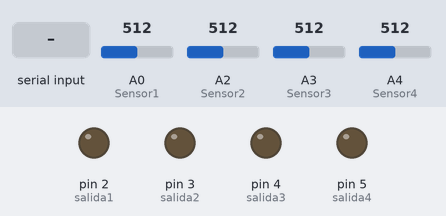
This sketch was run on a simulated Arduino Uno, built with avr-gcc and run on an emulated ATmega328P. On the bench: output pins drawn as LEDs (lit = HIGH). Inputs (shaded band) come from the test bench; at power-on: A0 (Sensor1) = 512, A2 (Sensor2) = 512, A3 (Sensor3) = 512, A4 (Sensor4) = 512. What the sketch prints to the serial monitor is not drawn.

Above: at 1.2 s.
1.3 s: "B" received over Serial
At 2.4 s:
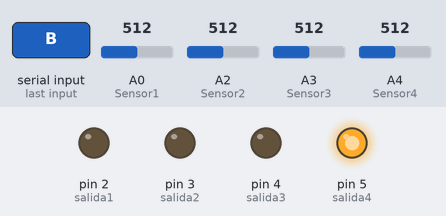
3.5 s: byte 75 ('K') received over Serial
At 5.2 s:
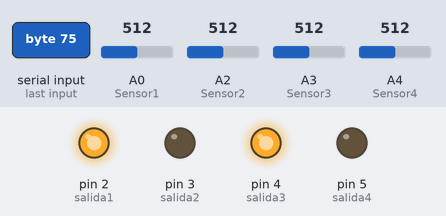
5.5 s: byte 76 ('L') received over Serial
At 6.8 s:
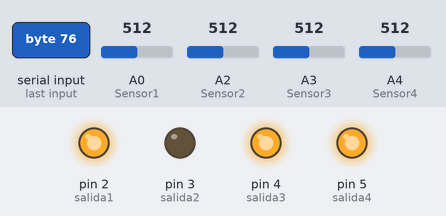
7.5 s: byte 77 ('M') received over Serial
At 8.4 s:
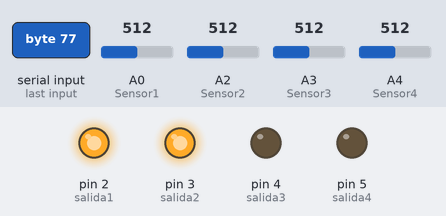
9.5 s: byte 78 ('N') received over Serial
At 11.2 s:
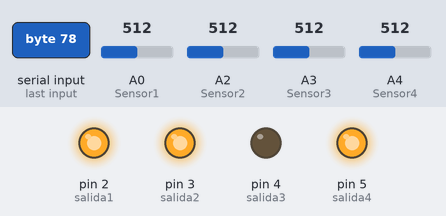
11.5 s: byte 79 ('O') received over Serial
At 12.8 s:
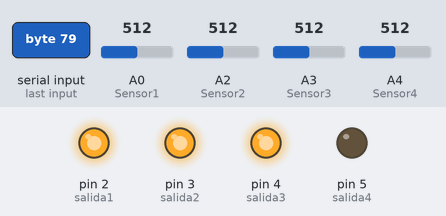
Timing chart, 0 to 14.5 s (numbered marks = the images above; inputs shaded):
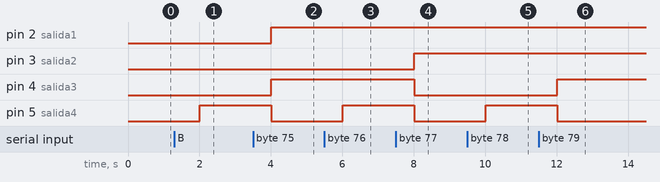

Measured:
- after the input at 1.3 s, pin 5 (salida4): LOW → HIGH after 0.70 s
- after the input at 3.5 s, pin 2 (salida1), pin 4 (salida3): LOW → HIGH after 0.50 s; pin 5 (salida4): HIGH → LOW after 0.50 s
- after the input at 5.5 s, pin 5 (salida4): LOW → HIGH after 0.51 s
- after the input at 7.5 s, pin 3 (salida2): LOW → HIGH after 0.51 s; pin 4 (salida3), pin 5 (salida4): HIGH → LOW after 0.51 s
- after the input at 9.5 s, pin 5 (salida4): LOW → HIGH after 0.51 s
- after the input at 11.5 s, pin 4 (salida3): LOW → HIGH after 0.51 s; pin 5 (salida4): HIGH → LOW after 0.51 s

The sketch:

sensorneurona.ino
```cpp
int Sensor1 = A0;
int Sensor2 = A2;
int Sensor3 = A3;
int Sensor4 = A4;
int salida1 = 2;
int salida2 = 3;
int salida3 = 4;
int salida4 = 5;
char recibir;
void setup() {
  pinMode(salida1, OUTPUT);
  pinMode(salida2, OUTPUT);
  pinMode(salida3, OUTPUT);
  pinMode(salida4, OUTPUT);
  pinMode(Sensor1, INPUT);
  pinMode(Sensor2, INPUT);
  pinMode(Sensor3, INPUT);
  pinMode(Sensor4, INPUT);
  Serial.begin(9600);
}
int Residuo[4] = {0, 0, 0, 0};

void loop() {
  int Valor1 = analogRead(Sensor1);
  int Valor2 = analogRead(Sensor2);
  int Valor3 = analogRead(Sensor3);
  int Valor4 = analogRead(Sensor4);
  //Sensor 1 1234 4 3 2 1
  for (int i = 0; i <= 3; i++) {
    Residuo[i] = Valor1 % 10;
    Valor1 = Valor1 / 10;
  }

  Serial.write('a');
  for (int i = 3; i >= 0; i--) {
    Serial.write(Residuo[i]);
  }
  Serial.write('c');


  //Sensor 2
  for (int i = 0; i <= 3; i++) {
    Residuo[i] = Valor2% 10;
    Valor2 = Valor2 / 10;
  }
  Serial.write('d');
  for (int i = 3; i >= 0; i--) {
    Serial.write(Residuo[i]);
  }
  Serial.write('e');

  //Sensor 3 1234 4 3 2 1
  for (int i = 0; i <= 3; i++) {
    Residuo[i] = Valor3 % 10;
    Valor3 = Valor3 / 10;
  }

  Serial.write('f');
  for (int i = 3; i >= 0; i--) {
    Serial.write(Residuo[i]);
  }
  Serial.write('g');

//Sensor 4 1234 4 3 2 1
  for (int i = 0; i <= 3; i++) {
    Residuo[i] = Valor4 % 10;
    Valor4 = Valor4 / 10;
  }

  Serial.write('h');
  for (int i = 3; i >= 0; i--) {
    Serial.write(Residuo[i]);
  }
  Serial.write('i');

   if (Serial.available() ) {
    char letra = Serial.read();
    if (letra == 'A') {
      digitalWrite(salida1, LOW);
      digitalWrite(salida2, LOW);
      digitalWrite(salida3, LOW);
      digitalWrite(salida4, LOW);
    }
    else if (letra == 'B') {
      digitalWrite(salida1, LOW);
      digitalWrite(salida2, LOW);
      digitalWrite(salida3, LOW);
      digitalWrite(salida4, HIGH);
    }
    else if (letra == 'C') {
      digitalWrite(salida1, LOW);
      digitalWrite(salida2, LOW);
      digitalWrite(salida3, HIGH);
      digitalWrite(salida4, LOW);
    }
    else if (letra == 'D') {
      digitalWrite(salida1, LOW);
      digitalWrite(salida2, LOW);
      digitalWrite(salida3, HIGH);
      digitalWrite(salida4, HIGH);
    }
    else if (letra == 'E') {
      digitalWrite(salida1, LOW);
      digitalWrite(salida2, HIGH);
      digitalWrite(salida3, LOW);
      digitalWrite(salida4, LOW);
    }
    else if (letra == 'F') {
      digitalWrite(salida1, LOW);
      digitalWrite(salida2, HIGH);
      digitalWrite(salida3, LOW);
      digitalWrite(salida4, HIGH);
    }
    else if (letra == 'G') {
      digitalWrite(salida1, LOW);
      digitalWrite(salida2, HIGH);
      digitalWrite(salida3, HIGH);
      digitalWrite(salida4, LOW);
    }
    else if (letra == 'H') {
      digitalWrite(salida1, LOW);
      digitalWrite(salida2, HIGH);
      digitalWrite(salida3, HIGH);
      digitalWrite(salida4, HIGH);
    }
    else if (letra == 'I') {
      digitalWrite(salida1, HIGH);
      digitalWrite(salida2, LOW);
      digitalWrite(salida3, LOW);
      digitalWrite(salida4, LOW);
    }
    else if (letra == 'J') {
      digitalWrite(salida1, HIGH);
      digitalWrite(salida2, LOW);
      digitalWrite(salida3, LOW);
      digitalWrite(salida4, HIGH);
    }
    else if (letra == 'K') {
      digitalWrite(salida1, HIGH);
      digitalWrite(salida2, LOW);
      digitalWrite(salida3, HIGH);
      digitalWrite(salida4, LOW);
    }
    else if (letra == 'L') {
      digitalWrite(salida1, HIGH);
      digitalWrite(salida2, LOW);
      digitalWrite(salida3, HIGH);
      digitalWrite(salida4, HIGH);
    }
    else if (letra == 'M') {
      digitalWrite(salida1, HIGH);
      digitalWrite(salida2, HIGH);
      digitalWrite(salida3, LOW);
      digitalWrite(salida4, LOW);
    }
    else if (letra == 'N') {
      digitalWrite(salida1, HIGH);
      digitalWrite(salida2, HIGH);
      digitalWrite(salida3, LOW);
      digitalWrite(salida4, HIGH);
    }
    else if (letra == 'O') {
      digitalWrite(salida1, HIGH);
      digitalWrite(salida2, HIGH);
      digitalWrite(salida3, HIGH);
      digitalWrite(salida4, LOW);
    }
    else if (letra == 'P') {
      digitalWrite(salida1, HIGH);
      digitalWrite(salida2, HIGH);
      digitalWrite(salida3, HIGH);
      digitalWrite(salida4, HIGH);
    }
}
  //Serial.println();
  delay(1000);
}
```
